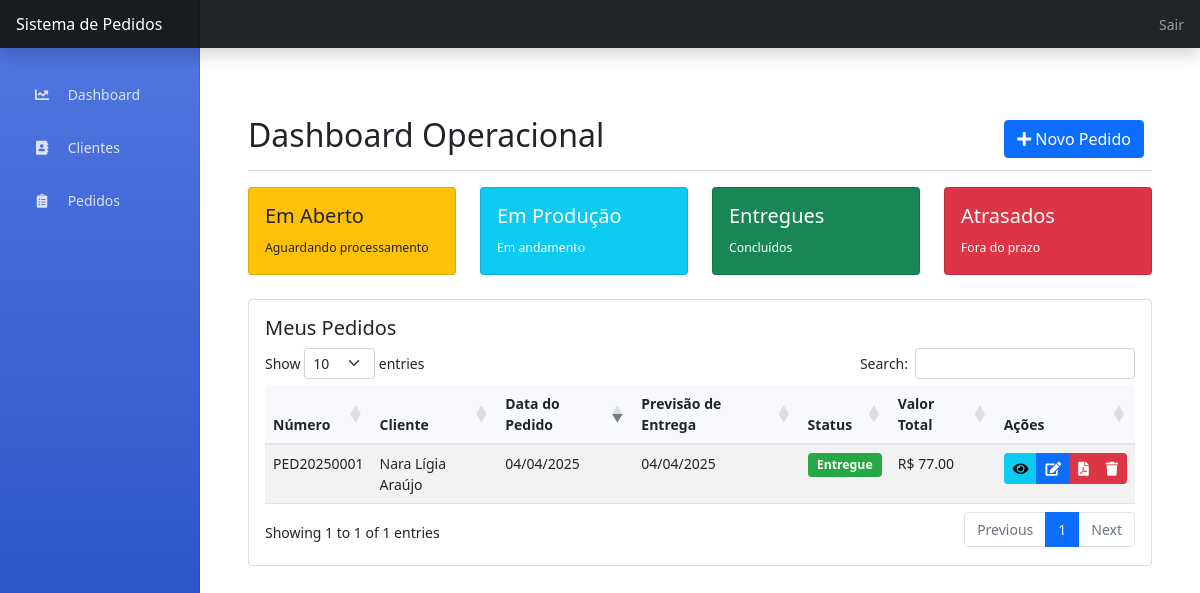
The page /operacional/pedidos (signed in) on the database its author committed.
### app.py (models this page shows, shortened)
class Pedido(db.Model):
    id = db.Column(db.Integer, primary_key=True)
    numero = db.Column(db.String(20), unique=True, nullable=False)
    cliente_id = db.Column(db.Integer, db.ForeignKey('cliente.id'), nullable=False)
    data_pedido = db.Column(db.DateTime, nullable=False, default=datetime.utcnow)
    data_previsao_entrega = db.Column(db.DateTime)
    status = db.Column(db.String(20), default='Em Aberto')  # Em Aberto, Em Produção, Entregue, Cancelado
    valor_total = db.Column(db.Float, nullable=False, default=0)
    usuario_id = db.Column(db.Integer, db.ForeignKey('usuario.id'), nullable=False)
    observacoes = db.Column(db.Text)
    itens = db.relationship('ItemPedido', backref='pedido', lazy=True, cascade='all, delete-orphan')

class Cliente(db.Model):
    id = db.Column(db.Integer, primary_key=True)
    nome = db.Column(db.String(100), nullable=False)
    email = db.Column(db.String(120))
    telefone = db.Column(db.String(20))
    endereco = db.Column(db.Text)
    pedidos = db.relationship('Pedido', backref='cliente', lazy=True)

### app.py (the view)
@app.route('/operacional/pedidos')
@login_required
def operacional_pedidos():
    if current_user.tipo != 'operacional':
        flash('Acesso não autorizado!', 'danger')
        return redirect(url_for('index'))
    pedidos = Pedido.query.filter_by(usuario_id=current_user.id).order_by(Pedido.data_pedido.desc()).all()
    for pedido in pedidos:
        pedido.valor_total = sum(item.quantidade * item.valor_unitario for item in pedido.itens)
    return render_template('operacional/dashboard.html', pedidos=pedidos)

### app.py (called while the page is built)
@login_manager.user_loader
def load_user(user_id):
    return Usuario.query.get(int(user_id))

### templates/operacional/dashboard.html (shortened to what this page needs)
{% extends "base.html" %}
{% block content %}
<div class="container-fluid">
    <div class="d-flex justify-content-between flex-wrap flex-md-nowrap align-items-center pt-3 pb-2 mb-3 border-bottom">
        <h1 class="h2">Dashboard Operacional</h1>
        <div class="btn-toolbar mb-2 mb-md-0">
            <a href="{{ url_for('operacional_novo_pedido') }}" class="btn btn-primary me-2">
                <i class="fas fa-plus"></i> Novo Pedido
            </a>
        </div>
    </div>
    <div class="row mb-4">
        <div class="col-md-3">
            <div class="card bg-warning text-dark">
                <div class="card-body">
                    <h5 class="card-title">Em Aberto</h5>
                    <small>Aguardando processamento</small>
                </div>
            </div>
        </div>
        <div class="col-md-3">
            <div class="card bg-info text-white">
                <div class="card-body">
                    <h5 class="card-title">Em Produção</h5>
                    <small>Em andamento</small>
                </div>
            </div>
        </div>
        <div class="col-md-3">
            <div class="card bg-success text-white">
                <div class="card-body">
                    <h5 class="card-title">Entregues</h5>
                    <small>Concluídos</small>
                </div>
            </div>
        </div>
        <div class="col-md-3">
            <div class="card bg-danger text-white">
                <div class="card-body">
                    <h5 class="card-title">Atrasados</h5>
                    <small>Fora do prazo</small>
                </div>
            </div>
        </div>
    </div>
    <div class="card">
        <div class="card-body">
            <h5 class="card-title">Meus Pedidos</h5>
            <div class="table-responsive">
                <table class="table table-striped" id="tabelaPedidos">
                    <thead>
                        <tr>
                            <th>Número</th>
                            <th>Cliente</th>
                            <th>Data do Pedido</th>
                            <th>Previsão de Entrega</th>
                            <th>Status</th>
                            <th>Valor Total</th>
                            <th>Ações</th>
                        </tr>
                    </thead>
                    <tbody>
                        {% for pedido in pedidos %}
                        <tr>
                            <td>{{ pedido.numero }}</td>
                            <td>{{ pedido.cliente.nome }}</td>
                            <td>{{ pedido.data_pedido.strftime('%d/%m/%Y') }}</td>
                            <td>
                                {% if pedido.data_previsao_entrega %}
                                    {{ pedido.data_previsao_entrega.strftime('%d/%m/%Y') }}
                                {% else %}
                                    Não definida
                                {% endif %}
                            </td>
                            <td>
                                <span class="badge bg-{{ pedido.status|lower|replace(' ', '-') }}">
                                    {{ pedido.status }}
                                </span>
                            </td>
                            <td>R$ {{ "%.2f"|format(pedido.valor_total) }}</td>
                            <td>
                                <div class="btn-group">
                                    <a href="{{ url_for('operacional_visualizar_pedido', id=pedido.id) }}"
                                       class="btn btn-sm btn-info" title="Visualizar">
                                        <i class="fas fa-eye"></i>
                                    </a>
                                    <a href="{{ url_for('operacional_editar_pedido', id=pedido.id) }}"
                                       class="btn btn-sm btn-primary" title="Editar">
                                        <i class="fas fa-edit"></i>
                                    </a>
                                    <a href="{{ url_for('operacional_exportar_pdf', id=pedido.id) }}"
                                       class="btn btn-sm btn-danger" title="Gerar PDF" target="_blank">
                                        <i class="fas fa-file-pdf"></i>
                                    </a>
                                    <button class="btn btn-sm btn-danger" title="Excluir"
                                            onclick="confirmarExclusao({{ pedido.id }}, '{{ pedido.numero }}')">
                                        <i class="fas fa-trash"></i>
                                    </button>
                                </div>
                            </td>
                        </tr>
                        {% endfor %}
                    </tbody>
                </table>
            </div>
        </div>
    </div>
</div>
{% endblock %}

### templates/base.html (style rules this page uses)
body { font-size: .875rem; }
.container-fluid { padding-top: 1.5rem; }
.d-flex.justify-content-between { margin-top: 20px; margin-bottom: 30px; padding: 15px 0; }
.badge { padding: 0.5em 0.75em; border-radius: 0.25rem; font-size: 0.875em; }
.bg-entregue { background-color: #28a745 !important; color: #fff !important; }
.table th { background-color: #f8f9fc; border-bottom: 2px solid #e3e6f0; }
.btn-group .btn { padding: 0.25rem 0.5rem; font-size: 0.875rem; }
.btn-group .btn i { font-size: 0.875rem; }

### rows shown on the page
Pedido: numero "PED20250001", cliente.nome "Nara Lígia Araújo", data_pedido "04/04/2025", data_previsao_entrega "04/04/2025", status "Entregue", valor_total "77.00"
